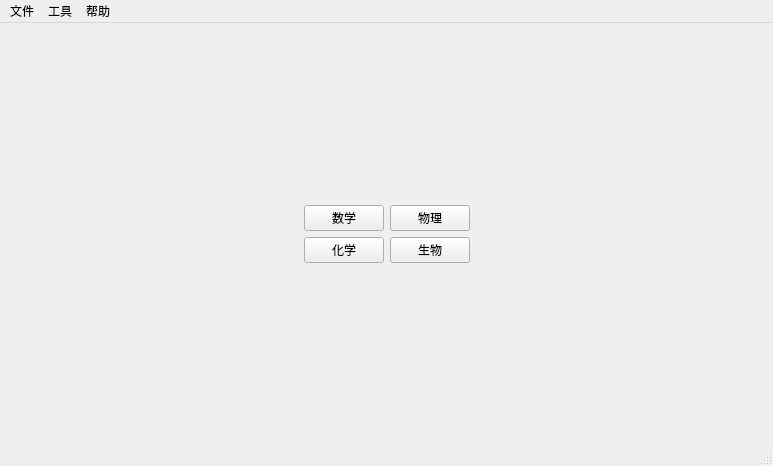
<?xml version="1.0" encoding="UTF-8"?>
<ui version="4.0">
 <class>MainWindow</class>
 <widget class="QMainWindow" name="MainWindow">
  <property name="geometry">
   <rect>
    <x>0</x>
    <y>0</y>
    <width>773</width>
    <height>466</height>
   </rect>
  </property>
  <property name="windowTitle">
   <string>错题整理</string>
  </property>
  <widget class="QWidget" name="centralwidget">
   <layout class="QHBoxLayout" name="horizontalLayout_3">
    <item>
     <spacer name="horizontalSpacer">
      <property name="orientation">
       <enum>Qt::Horizontal</enum>
      </property>
      <property name="sizeHint" stdset="0">
       <size>
        <width>289</width>
        <height>20</height>
       </size>
      </property>
     </spacer>
    </item>
    <item>
     <layout class="QVBoxLayout" name="verticalLayout">
      <item>
       <spacer name="verticalSpacer">
        <property name="orientation">
         <enum>Qt::Vertical</enum>
        </property>
        <property name="sizeHint" stdset="0">
         <size>
          <width>20</width>
          <height>40</height>
         </size>
        </property>
       </spacer>
      </item>
      <item>
       <layout class="QHBoxLayout" name="horizontalLayout">
        <item>
         <widget class="QPushButton" name="pushButtonMath">
          <property name="text">
           <string>数学</string>
          </property>
         </widget>
        </item>
        <item>
         <widget class="QPushButton" name="pushButtonPhysics">
          <property name="text">
           <string>物理</string>
          </property>
         </widget>
        </item>
       </layout>
      </item>
      <item>
       <layout class="QHBoxLayout" name="horizontalLayout_2">
        <item>
         <widget class="QPushButton" name="pushButtonChem">
          <property name="text">
           <string>化学</string>
          </property>
         </widget>
        </item>
        <item>
         <widget class="QPushButton" name="pushButtonBio">
          <property name="text">
           <string>生物</string>
          </property>
         </widget>
        </item>
       </layout>
      </item>
      <item>
       <spacer name="verticalSpacer_2">
        <property name="orientation">
         <enum>Qt::Vertical</enum>
        </property>
        <property name="sizeHint" stdset="0">
         <size>
          <width>20</width>
          <height>40</height>
         </size>
        </property>
       </spacer>
      </item>
     </layout>
    </item>
    <item>
     <spacer name="horizontalSpacer_2">
      <property name="orientation">
       <enum>Qt::Horizontal</enum>
      </property>
      <property name="sizeHint" stdset="0">
       <size>
        <width>288</width>
        <height>20</height>
       </size>
      </property>
     </spacer>
    </item>
   </layout>
  </widget>
  <widget class="QMenuBar" name="menubar">
   <property name="geometry">
    <rect>
     <x>0</x>
     <y>0</y>
     <width>773</width>
     <height>22</height>
    </rect>
   </property>
   <widget class="QMenu" name="menuFile">
    <property name="title">
     <string>文件</string>
    </property>
    <addaction name="actionOpen"/>
    <addaction name="actionSave"/>
    <addaction name="actionProcess_Mistakes"/>
    <addaction name="actionExport_Docx"/>
    <addaction name="actionPraErr"/>
    <addaction name="actionExport_Mistakes"/>
    <addaction name="separator"/>
    <addaction name="actionSettings"/>
    <addaction name="separator"/>
    <addaction name="actionExit"/>
   </widget>
   <widget class="QMenu" name="menuHelp">
    <property name="title">
     <string>帮助</string>
    </property>
    <addaction name="actionContact_Us"/>
    <addaction name="actionCheck_Updates"/>
    <addaction name="actionAbout"/>
   </widget>
   <widget class="QMenu" name="menuTools">
    <property name="title">
     <string>工具</string>
    </property>
    <addaction name="actionCut_Paper"/>
   </widget>
   <addaction name="menuFile"/>
   <addaction name="menuTools"/>
   <addaction name="menuHelp"/>
  </widget>
  <widget class="QStatusBar" name="statusbar"/>
  <action name="actionOpen">
   <property name="text">
    <string>打开</string>
   </property>
   <property name="shortcut">
    <string>Ctrl+O</string>
   </property>
  </action>
  <action name="actionSave">
   <property name="text">
    <string>保存</string>
   </property>
   <property name="shortcut">
    <string>Ctrl+S</string>
   </property>
  </action>
  <action name="actionAbout">
   <property name="text">
    <string>关于</string>
   </property>
  </action>
  <action name="actionSettings">
   <property name="text">
    <string>设置</string>
   </property>
  </action>
  <action name="actionCheck_Updates">
   <property name="text">
    <string>检查更新</string>
   </property>
  </action>
  <action name="actionExit">
   <property name="text">
    <string>退出</string>
   </property>
  </action>
  <action name="actionCut_Paper">
   <property name="text">
    <string>拆分试卷</string>
   </property>
  </action>
  <action name="actionProcess_Mistakes">
   <property name="text">
    <string>处理错题</string>
   </property>
  </action>
  <action name="actionPraErr">
   <property name="text">
    <string>重练错题</string>
   </property>
  </action>
  <action name="actionExport_Mistakes">
   <property name="text">
    <string>导出错题</string>
   </property>
  </action>
  <action name="actionContact_Us">
   <property name="text">
    <string>联系我们</string>
   </property>
  </action>
  <action name="actionExport_Docx">
   <property name="text">
    <string>生成打印件</string>
   </property>
  </action>
 </widget>
 <resources/>
 <connections>
  <connection>
   <sender>actionExit</sender>
   <signal>triggered()</signal>
   <receiver>MainWindow</receiver>
   <slot>close()</slot>
   <hints>
    <hint type="sourcelabel">
     <x>-1</x>
     <y>-1</y>
    </hint>
    <hint type="destinationlabel">
     <x>386</x>
     <y>232</y>
    </hint>
   </hints>
  </connection>
 </connections>
</ui>
